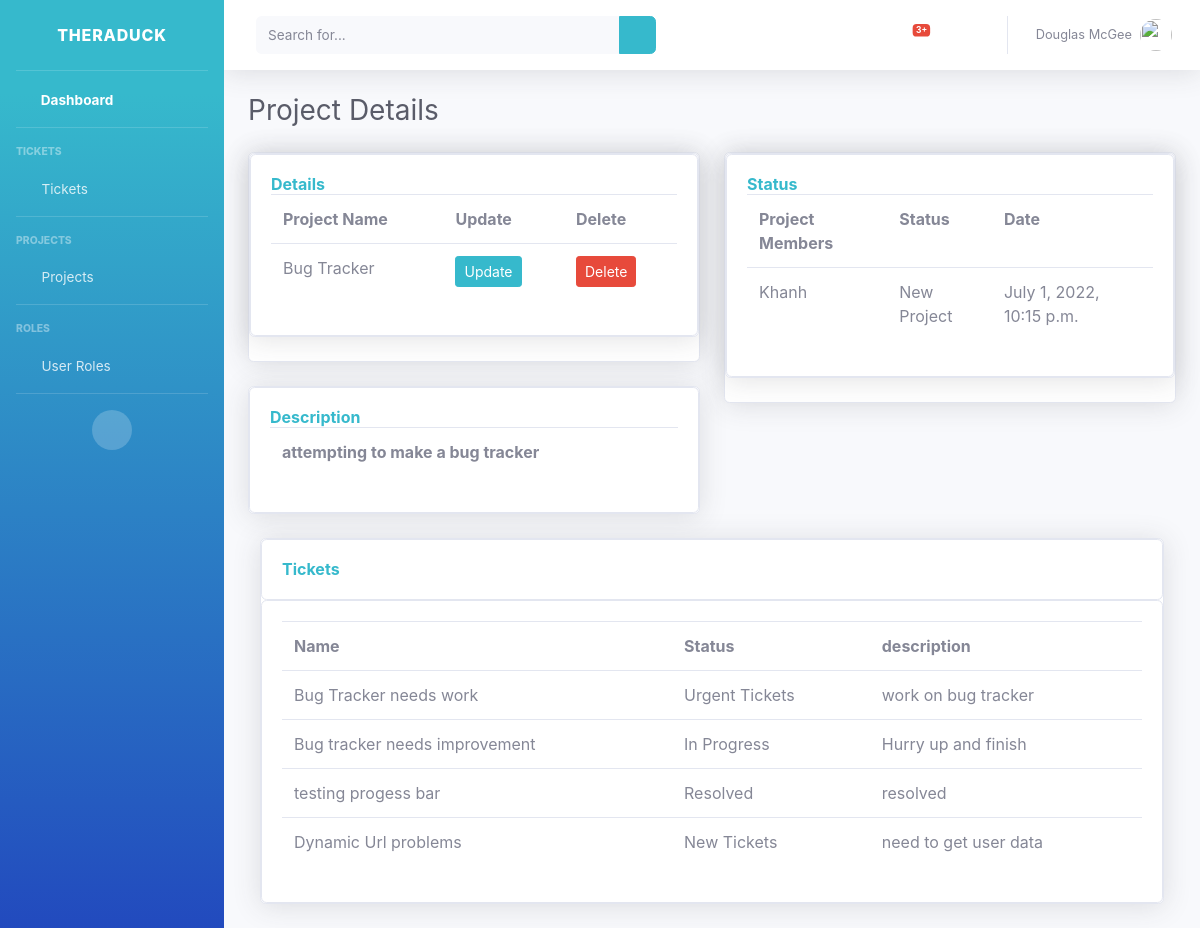
The app's page /project_details/1/, older data.
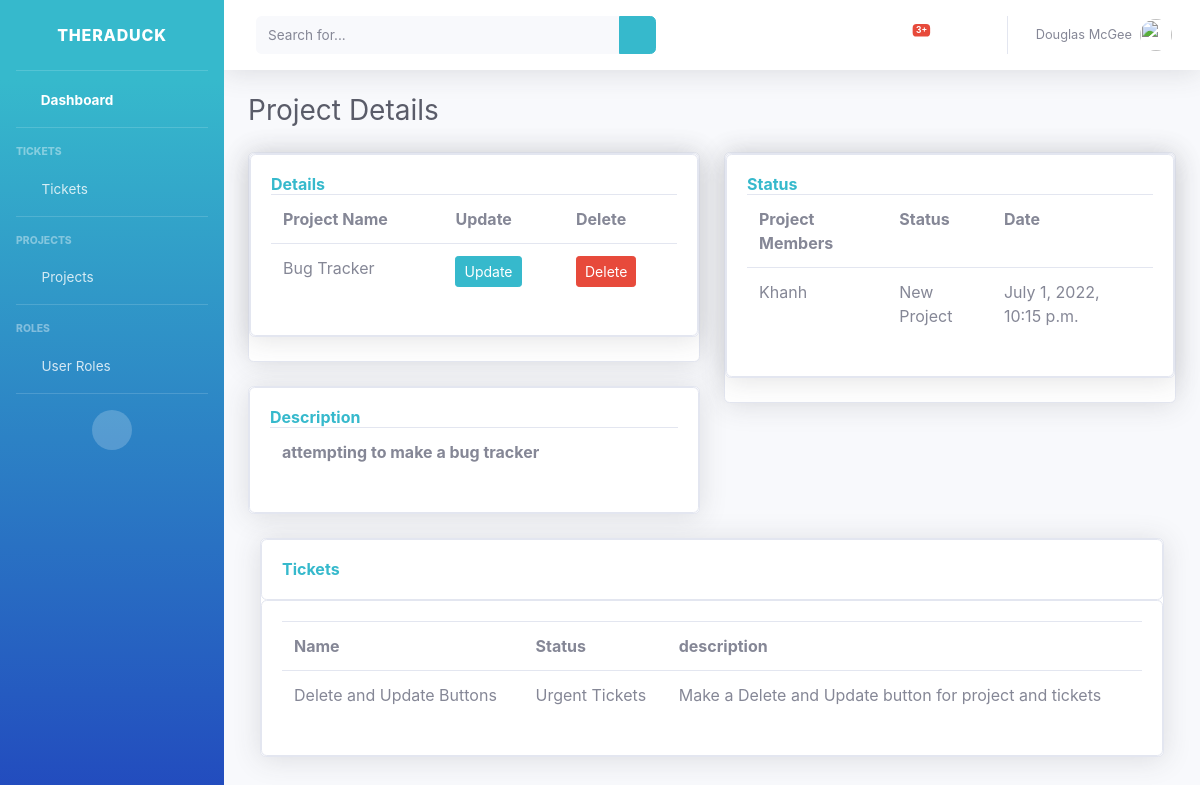
The same page, newer data.
### accounts/models.py (models this page shows, shortened)
class Ticket(models.Model):
    name = models.CharField(max_length=500, null=True)
    description = models.CharField(max_length=500, null=True)
    STATUS = (
            ('New Tickets', 'New Tickets'),
            ('In Progress', 'In Progress'),
            ('Urgent Tickets', 'Urgent Tickets'),
            ('Resolved', 'Resolved'),
                )
    member = models.ForeignKey(Member, null=True, on_delete=models.SET_NULL)
    project = models.ForeignKey(Project, null=True, on_delete=models.SET_NULL)
    status = models.CharField(max_length=500, null=True, choices=STATUS)
    date_created = models.DateTimeField(auto_now_add=True, null=True)

### accounts/views.py (the view)
# urls.py: path('project_details/<str:pk>/', views.project_details, name="project_details"),
def project_details(request, pk):
    project_details = Project.objects.get(id=pk)
    tickets = project_details.ticket_set.all()
    context = {'project_details': project_details, 'tickets': tickets}
    return render(request, 'accounts/project_details.html', context)

### accounts/models.py (called while the page is built)
    def __str__(self):
        return self.name

### accounts/templates/accounts/project_details.html (shortened to what the changed rows need)
{% load static %}
<!DOCTYPE html>
<html lang="en">
<head>
    <link href="{% static 'vendor/fontawesome-free/css/all.min.css' %}" rel="stylesheet" type="text/css">
    <link href="{% static 'css/sb-admin-2.min.css' %}" rel="stylesheet">
</head>
<body id="page-top">
    <div id="wrapper">
                <div id="content-wrapper" class="d-flex flex-column">
                    <div id="content">
                <div class="container-fluid">
                    <h1 class="h3 mb-4 text-gray-800">Project Details</h1>
                    <div class="row">
                        <div class="col-lg-6">
                            <div class="card shadow mb-4">
                                <div class="card shadow mb-4">
                                    <div class="card card-body">
                                        <table class="table">
                                            <tr>
                                                <th>Project Name</th>
                                                <th>Update</th>
                                                <th>Delete</th>
                                            </tr>
                                        </table>
                                    </div>
                                </div>
                            </div>
                            <div class="card shadow mb-4">
                                <div class="card card-body">
                                    <table class="table">
                                            <tr>
                                                <th>{{project_details.description}}</th>
                                            </tr>
                                    </table>
                                </div>
                            </div>
                        </div>
                        <div class="col-lg-6">
                            <div class="card shadow mb-4">
                                <div class="card shadow mb-4">
                                    <div class="card card-body">
                                        <table class="table">
                                            <tr>
                                                <th>Project Members</th>
                                                <th>Status</th>
                                                <th>Date</th>
                                            </tr>
                                        </table>
                                    </div>
                                </div>
                            </div>
                        </div>
                        <div class="container">
                            <div class="row">
                                    <div class="col-xl-13 col-lg-12">
                                            <div class="card shadow mb-4">
                                                <div class="row">
                                                    <div class="col-md">
                                                        <div class="card card-body">
                                                            <table class="table">
                                                                <tr>
                                                                    <th>Name</th>
                                                                    <th>Status</th>
                                                                    <th>description</th>
                                                                </tr>
                                                                {% for ticket in tickets %}
                                                                    <tr>
                                                                        <td>{{ticket.name}}</td>
                                                                        <td>{{ticket.status}}</td>
                                                                        <td>{{ticket.description}}</td>
                                                                    </tr>
                                                                {% endfor %}
                                                            </table>
                                                        </div>
                                                    </div>
                                                </div>
                                            </div>
                                    </div>
                            </div>
                        </div>
                    </div>
                </div>
    </div>
</body>
</html>

Row changes from the older to the newer data that the page shows:
removed Ticket: name "Bug Tracker needs work", status "Urgent Tickets", description "work on bug tracker"
removed Ticket: name "Bug tracker needs improvement", status "In Progress", description "Hurry up and finish"
removed Ticket: name "testing progess bar", status "Resolved", description "resolved"
removed Ticket: name "Dynamic Url problems", status "New Tickets", description "need to get user data"
added Ticket: name "Delete and Update Buttons", status "Urgent Tickets", description "Make a Delete and Update button for project and tickets"
